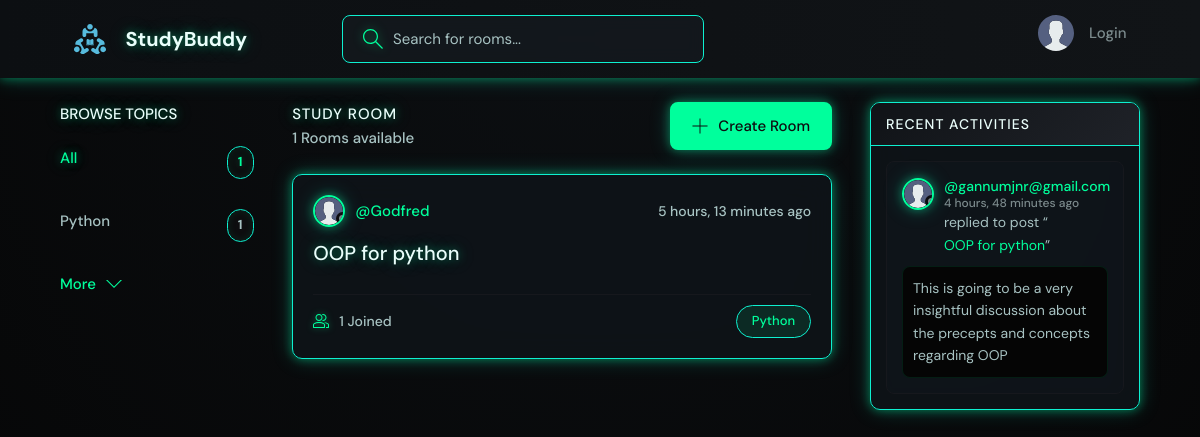
The page / on the database its author committed.
### base/models.py (models this page shows, shortened)
class Topic(models.Model):
    name = models.CharField(max_length=200)

class Room(models.Model):
    host = models.ForeignKey(User, on_delete=models.SET_NULL, null=True)
    topic = models.ForeignKey(Topic, on_delete=models.SET_NULL, null=True)
    name = models.CharField(max_length=200)
    description = models.TextField(null=True, blank=True)
    participants = models.ManyToManyField(User, related_name='participants', blank=True)
    updated = models.DateTimeField(auto_now=True)
    created = models.DateTimeField(auto_now_add=True)
    class Meta:
        ordering = ['-updated', '-created'] #will arrange by descending order for the two(most current)
    def __str__(self):
        return self.name

class User(AbstractUser):
    name = models.CharField(max_length=200, null=True)
    email = models.EmailField(unique=True, null=True)
    bio = models.TextField(null=True)
    avatar = models.ImageField(null=True, default="avatar.svg")
    USERNAME_FIELD = 'email'
    REQUIRED_FIELDS = []

class Message(models.Model):
    user = models.ForeignKey(User, on_delete=models.CASCADE)
    room = models.ForeignKey(Room, on_delete=models.CASCADE)
    body = models.TextField()
    updated = models.DateTimeField(auto_now=True)
    created = models.DateTimeField(auto_now_add=True)
    class Meta:
        ordering = ['-updated', '-created']

### base/views.py (the view)
# urls.py: path('', views.home, name="home"),
def home(request):
    q = request.GET.get('q') if request.GET.get('q') != None else ''
    room = Room.objects.filter(
        Q(topic__name__icontains=q) |
        Q(name__icontains=q) |
        Q(description__icontains=q)
    )
    topics = Topic.objects.all()[0: 5]
    room_count = room.count()
    room_messages = Message.objects.filter(Q(room__topic__name__icontains=q)) #This will filter the recent activity by the topic that has been selected
    context = {'rooms': room, 'topics':topics, 'room_count': room_count, 'room_messages' : room_messages }
    return render(request, 'base/home.html', context)

### base/templates/base/home.html (shortened to what this page needs)
{% extends 'main.html' %}
{% block content %}
    <main class="layout layout--3">
      <div class="container">
        {% include 'base/topics_components.html' %}
        <div class="roomList">
          <div class="roomList__header">
            <div>
              <h2>Study Room</h2>
              <p>{{room_count}} Rooms available</p>
            </div>
            <a class="btn btn--main" href="{% url 'create-room' %}">
              <svg version="1.1" xmlns="http://www.w3.org/2000/svg" width="32" height="32" viewBox="0 0 32 32">
                <title>add</title>
                <path
                  d="M16.943 0.943h-1.885v14.115h-14.115v1.885h14.115v14.115h1.885v-14.115h14.115v-1.885h-14.115v-14.115z"
                ></path>
              </svg>
              Create Room
            </a>
          </div>
          {% include 'base/feed_component.html' %}
        </div>
         {% include 'base/activity_component.html' %}
      </div>
    </main>
{% endblock content %}

### base/templates/base/topics_components.html
 <div class="topics">
          <div class="topics__header">
            <h2>Browse Topics</h2>
          </div>
          <ul class="topics__list">
            <li>
              <a href="{% url 'home' %}" class="active">All <span>{{topics.count}}</span></a>
            </li>
            {% for topic in topics %}
            <li>
              <a href="{% url 'home' %}?q={{topic.name}}">{{topic.name}}<span>{{topic.room_set.all.count}}</span></a>
            </li>
            {% endfor %}
          </ul>
          <a class="btn btn--link" href="{% url 'topics' %}">
            More
            <svg version="1.1" xmlns="http://www.w3.org/2000/svg" width="32" height="32" viewBox="0 0 32 32">
              <title>chevron-down</title>
              <path d="M16 21l-13-13h-3l16 16 16-16h-3l-13 13z"></path>
            </svg>
          </a>
        </div>

### base/templates/base/feed_component.html (shortened to what this page needs)
{% for room in rooms %}
<div class="roomListRoom">
            <div class="roomListRoom__header">
              <a href="{% url 'user-profile' room.host.id %}" class="roomListRoom__author">
                <div class="avatar avatar--small">
                  <img src="{{room.host.avatar.url}}" />
                </div>
                <span>@{{room.host.username}}</span>
              </a>
              <div class="roomListRoom__actions">
                <span>{{room.created|timesince}} ago</span>
              </div>
            </div>
            <div class="roomListRoom__content">
              <a href="{% url 'room' room.id %}">{{room.name}}</a>
            </div>
            <div class="roomListRoom__meta">
              <a href="{% url 'room' room.id %}" class="roomListRoom__joined">
                {{room.participants.all.count}} Joined
              </a>
              <p class="roomListRoom__topic">{{room.topic.name}}</p>
            </div>
          </div>
{% endfor %}

### base/templates/base/activity_component.html (shortened to what this page needs)
 <div class="activities">
          <div class="activities__header">
            <h2>Recent Activities</h2>
          </div>
          {% for message in room_messages %}
          <div class="activities__box">
            <div class="activities__boxHeader roomListRoom__header">
              <a href="{% url 'user-profile' message.user.id %}" class="roomListRoom__author">
                <div class="avatar avatar--small">
                  <img src="{{message.user.avatar.url}}" />
                </div>
                <p>
                  @{{message.user}}
                  <span>{{message.created|timesince}} ago</span>
                </p>
              </a>
            </div>
            <div class="activities__boxContent">
              <p>replied to post “<a href="{% url 'room' message.room.id %}">{{message.room}}</a>”</p>
              <div class="activities__boxRoomContent">
                {{message.body}}
              </div>
            </div>
          </div>
          {% endfor %}
        </div>

### rows shown on the page
Topic: name "Python", room_set.all.count "1"
Room: host.avatar (placeholder picture), host.username "Godfred", created "5 hours, 13 minutes", name "OOP for python", participants.all.count "1", topic.name "Python"
Message: user.avatar (placeholder picture), user "gannumjnr@gmail.com", created "4 hours, 48 minutes", room "OOP for python", body "This is going to be a very insightful discussion about the precepts and concepts regarding OOP"

### other values the page prints
{{ topics.count }} "1"
{{ room_count }} "1"
